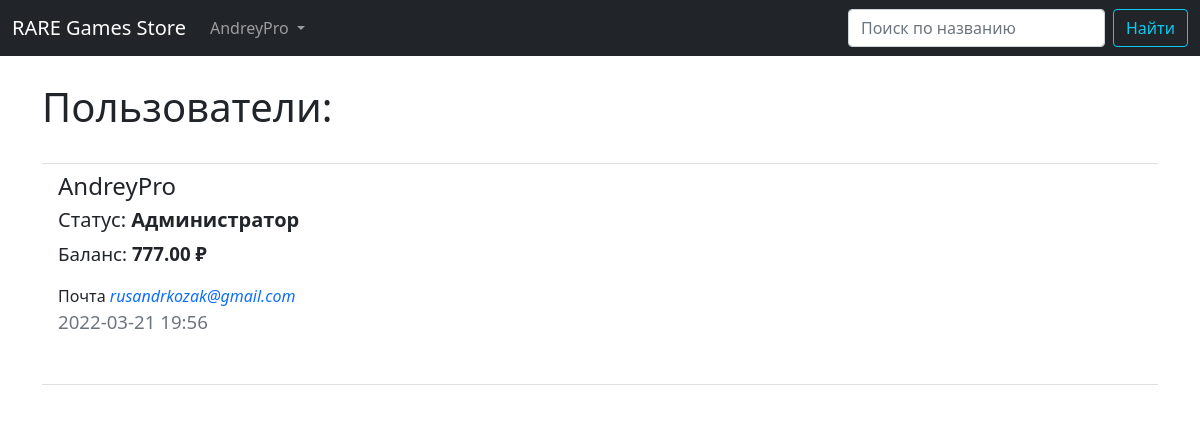
Page /users/ (signed in) on the earlier database version.
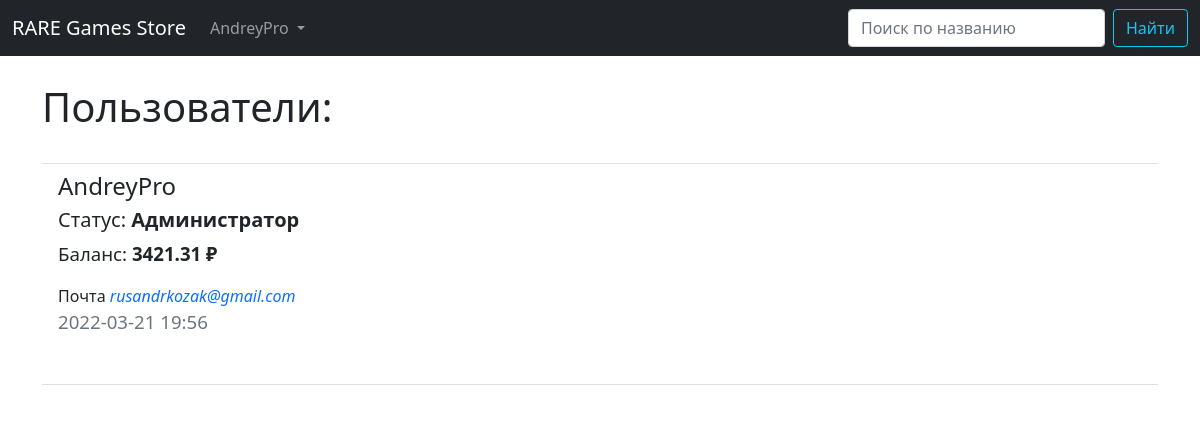
Same page on the later database version.
### data/users.py (models this page shows, shortened)
class User(SqlAlchemyBase, UserMixin, SerializerMixin, Model):
    __tablename__ = 'users'
    id = sqlalchemy.Column(sqlalchemy.Integer, primary_key=True, autoincrement=True)
    name = sqlalchemy.Column(sqlalchemy.String(25), nullable=True)
    about = sqlalchemy.Column(sqlalchemy.String(256), nullable=True)
    email = sqlalchemy.Column(sqlalchemy.String(64), index=True, unique=True, nullable=True)
    hashed_password = sqlalchemy.Column(sqlalchemy.String, nullable=True)
    created_date = sqlalchemy.Column(sqlalchemy.DateTime, default=datetime.datetime.now)
    balance = sqlalchemy.Column(sqlalchemy.Float, default=0.0)
    is_admin = sqlalchemy.Column(sqlalchemy.Boolean, default=False)
    user_favorites = sqlalchemy.Column(sqlalchemy.String(), default='')   # ++orm.relationship
    user_basket = sqlalchemy.Column(sqlalchemy.String(), default='')      # ++orm.relationship
    user_library = sqlalchemy.Column(sqlalchemy.String(), default='')     # ++orm.relationship
    games = orm.relation("Games", back_populates='user')
    comments = orm.relationship("Comments", back_populates='user')

### main.py (the view)
@app.route("/users/")
def users():
    if current_user.is_authenticated and current_user.is_admin:
        db_sess = db_session.create_session()
        all_users = db_sess.query(User).all()
        return render_template("users.html", title='Управление пользователями', users=all_users)
    return abort(responses["private"])

### data/db_session.py (called while the page is built)
def create_session() -> Session:
    global __factory
    return __factory()

### data/model.py (called while the page is built)
    @staticmethod
    def date_to_str(date: datetime.datetime, str_month=False):
        if isinstance(date, datetime.datetime):
            if not str_month:
                if date.hour or date.minute:
                    return date.strftime("%Y-%m-%d %H:%M")
                return date.strftime("%Y-%m-%d")
            return date.strftime("%d %B %Y ")

    @staticmethod
    def value_to_str(value, is_total=False):
        if isinstance(value, int) or isinstance(value, float):
            if round(value, 2) or is_total:
                return f"{value:0.2f} ₽"
            return "Бесплатно"

### main.py (called while the page is built)
@login_manager.user_loader
def load_user(user_id):
    db_sess = db_session.create_session()
    return db_sess.query(User).get(user_id)

### templates/users.html (shortened to what this page needs)
{% extends "base.html" %}
{% block content %}
<h1>Пользователи:</h1>
{% if current_user.is_authenticated and current_user.is_admin %}
	<ul class="list-group list-group-flush my-3">
		<li class="list-group-item"></li>
		{% for user in users %}
			<li class="list-group-item"><h4>{{ user.name }}
				<h5>Статус: <b>{% if user.is_admin and user.id == 1 %} Администратор {% elif user.is_admin %} Модератор {% else %} Пользователь {% endif %}</b></h5>
				<p>Баланс: <b>{{ user.value_to_str(user.balance, is_total=True) }}</b></p>
				Почта <i><a href="mailto:{{ user.email }}" style="text-decoration-line: none">{{ user.email }}</a></i>
				<p class="text-muted">{{ user.date_to_str(user.created_date) }}</p><br>
			</li>
		{% endfor %}
		<li class="list-group-item"></li>
	</ul>
{% endif %}
{% endblock %}

### templates/base.html (shortened to what this page needs)
<!doctype html>
<html lang="ru">
<head>
  <link rel="stylesheet" href="{{ url_for('static', filename='css/style.css') }}">
	<link href="https://cdn.jsdelivr.net/npm/bootstrap@5.0.2/dist/css/bootstrap.min.css" rel="stylesheet"
>
</head>
<header style="margin-bottom: 20pt">
	<nav class="navbar navbar-expand-lg navbar-dark bg-dark">
		<div class="container-fluid">
		<a class="navbar-brand mb-0 h1" href="/#">RARE Games Store</a>
		  <div class="collapse navbar-collapse" id="navbarNavDarkDropdown">
		    <ul class="nav navbar-nav me-auto mb-2 mb-lg-0">
			    {% if current_user.is_authenticated %}
		      <li class="nav-item dropdown active">
		        <a class="nav-link dropdown-toggle" href="#" data-target="#" id="navbarDarkDropdownMenuLink"
		            role="button" data-toggle="dropdown" aria-haspopup="true" aria-expanded="false">
		          {{ current_user.name }}
		        </a>
		      </li>
		    {% endif %}
				</ul>
			  <form class="d-flex" method="POST" action="/search">
	        <input class="form-control me-2" type="search" placeholder="Поиск по названию" aria-label="Search" name="search_text">
				  <button class="btn btn-outline-info" type="submit">Найти</button>
	      </form>
		  </div>
	  </div>
	</nav>
</header>
<body>
<main role="main" class="container">
    {% block content %}{% endblock %}
</main>
</body>
</html>

Differences in the rows shown:
changed User "AndreyPro": value_to_str "777.00 ₽" → "3421.31 ₽"
